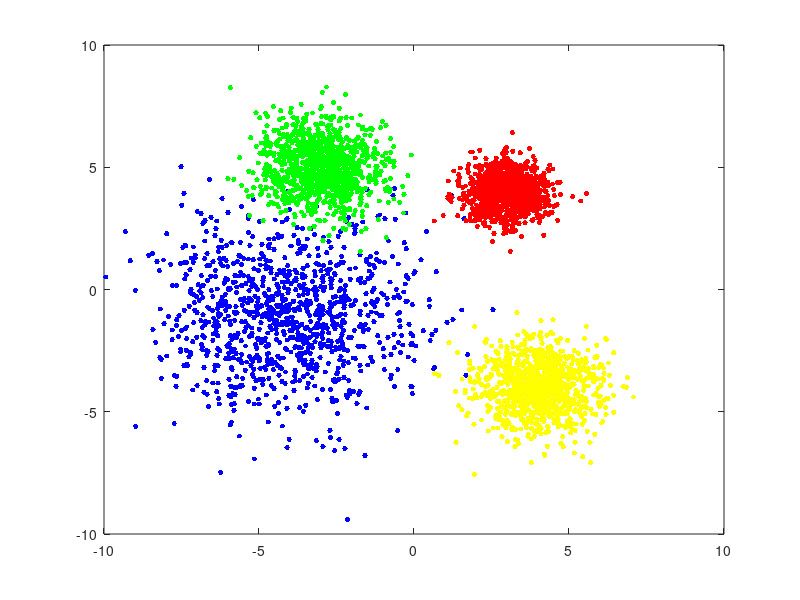

MATLAB code to generate this figure: (Note: this script raises an error after producing the figure.)
% Generate a 2D uncorrelated dataset
% Implement KMeans from first principles 
%
clc;
close all;
clear;
% 1. Generate dataset
%%%%%%%%%%%%%%%%%%%%%%%%%%%%%%%%%%%%%%%%
Mean1 = [-4; -1];
Std1 = std(Mean1);
Mean2 = [3; 4];
Std2 = std(Mean2);
Mean3 = [4; -4];
Std3 = 1;
Mean4 = [-3; 5];
Std4 = 1;
samples = 1000; 
data1 = Std1 * randn(2, samples) + repmat(Mean1, 1, samples);
data2 = Std2 * randn(2, samples) + repmat(Mean2, 1, samples);
data3 = Std3 * randn(2, samples) + repmat(Mean3, 1, samples);
data4 = Std4 * randn(2, samples) + repmat(Mean4, 1, samples);
figure;
plot(data1(1, :), data1(2,:),'b.', 'MarkerSize',12);
hold on;
plot(data2(1,:), data2(2,:), 'r.', 'MarkerSize',12);
plot(data3(1,:), data3(2,:), 'y.', 'MarkerSize',12);
plot(data4(1,:), data4(2,:), 'g.', 'MarkerSize',12);
legend('Dataset 1', 'Dataset 2', 'Dataset 3', 'Dataset 4', 'location', 'NW'); 
title('Original Dataset');
hold off;
xlabel('x-value');
ylabel('y-value');
xlim([-10 10]);
ylim([-8 12]);
grid on;

% 2.Concatenate the training datasets and plot
%%%%%%%%%%%%%%%%%%%%%%%%%%%%%%%%%%%%%%%%%%%%%%%%%%%%%%%%%%%%%%%%%%%
trainData = [data1 data2 data3 data4];
figure;
plot(trainData(1, :), trainData(2,:),'b.', 'MarkerSize',12);
legend('Dataset','location', 'NW'); %'best');
title('Merged Dataset');
xlabel('x-value');
ylabel('y-value');
xlim([-10 10]);
ylim([-8 12]);
grid on;

% 3. Implement KMeans from first principles
%%%%%%%%%%%%%%%%%%%%%%%%%%%%%%%%%%%%%%%%%%%%%%%
X = trainData';
K = 4;
max_iterations = 10; %5;
max_k = 10;
% randomly assign the K data points as the initial "centroids" of the K clusters
centroids = initCentroids(X,K);
sumD = zeros(K,1);
for x = 1:max_k
    for i = 1:max_iterations
        indices = getClosestCentroids(X, centroids); % reassign the indices to the relevant clusters
        [centroids, distances] = computCentroidsandDistances(X, indices, K); % recalculate centroids, and distances among all clusters
        sumD(i) = distances; 
    end
end
%idx = kmeans (X, K); %this is to use kmeans function to calculate the
%indices for each cluster
   figure;
   plot(sumD, 'bo-', 'linewidth',2);
   title('Overall distances vs. number of iterations');
    xlabel('Iterations');
    ylabel('Overall distances');
    grid on;
% 4. Run your KMeans function on the data and plot results
%%%%%%%%%%%%%%%%%%%%%%%%%%%%%%%%%%%%%%%%%%%%%%%%%%%%%%%%%%%%%%%%%%%%%%%%%%%
message = sprintf('KMeans Clustering (MaxIterations = %d)', max_iterations);
figure;
plot(trainData(1, indices == 1),trainData(2, indices == 1),'b.', 'MarkerSize',12);% for 1st cluster
hold on;
plot(trainData(1, indices == 2), trainData(2, indices == 2), 'r.', 'MarkerSize',12); %for 2nd cluster
hold on;
plot(trainData(1, indices == 3), trainData(2, indices == 3), 'y.', 'MarkerSize',12); %for 3rd cluster
hold on;
plot(trainData(1, indices == 4), trainData(2, indices == 4), 'g.', 'MarkerSize',12); %for 4th cluster
hold on;
plot(centroids(1,1),centroids(1,2),'kx', 'MarkerSize',15,'LineWidth',3); %for the 1st centroid
hold on;
plot(centroids(2,1),centroids(2,2),'kx', 'MarkerSize', 15, 'LineWidth', 3); %for the 2nd centroid
hold on;
plot(centroids(3,1),centroids(3,2),'kx', 'MarkerSize', 15, 'LineWidth', 3); %for the 3rd centroid
hold on;
plot(centroids(4,1),centroids(4,2),'kx', 'MarkerSize', 15, 'LineWidth', 3); %for the 4th centroid
legend('Cluster 1', 'Cluster 2', 'Cluster 3', 'Cluster 4', 'Centroids', 'location', 'NW'); %'best');
title(message);
hold off;
xlabel('x-value');
ylabel('y-value');
xlim([-10 10]);
ylim([-8 12]);
grid on;
